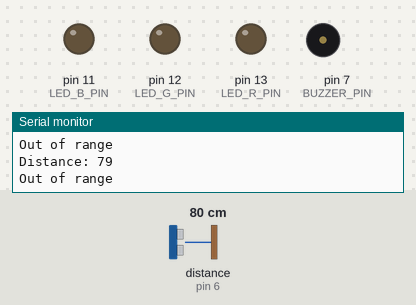
This sketch was run on a simulated Arduino Uno, built with avr-gcc and run on an emulated ATmega328P. On the bench: output pins drawn as LEDs (lit = HIGH), buzzer (waves = sounding), the last lines printed to the serial monitor. Wiring (inferred from the names in the program): ultrasonic range finder: trigger pin 5; echo pin 6. The test bench sets the inputs (shaded band); at power-on: distance to the obstacle (sensor on pin 6) 80 cm. The echo pulse lasts 58.3 µs per cm; pins used as bus, display or sensor lines are not drawn.

Above: at 1.2 s.
1.3 s: distance to the obstacle (sensor on pin 6) set to 35 cm
4.3 s: distance to the obstacle (sensor on pin 6) set to 28 cm
At 4.7 s:
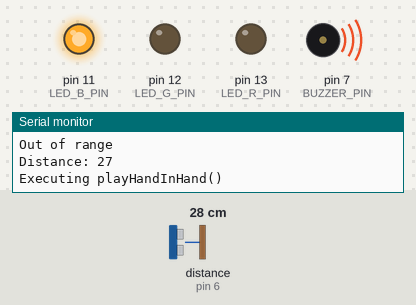
At 10.7 s:
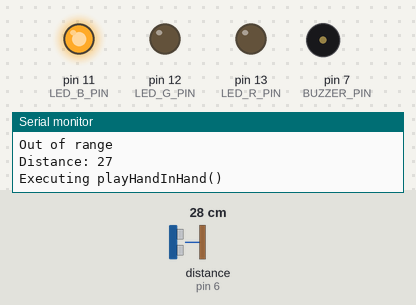
Timing chart, 0 to 13.3 s (numbered marks = the images above; inputs shaded):
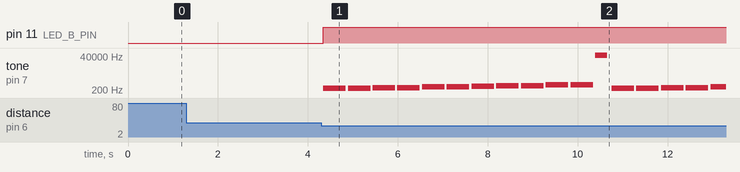

The sketch:

sketch_apr7a.ino
```cpp
#define TRIGGER_PIN 5 //초음파 트리거
#define ECHO_PIN 6 //초음파 에코
#define MAX_DISTANCE 30 // 최대 거리 초음파

#define LED_R_PIN 13 //빨간색
#define LED_G_PIN 12 //초록색
#define LED_B_PIN 11 //파란색

#define BUZZER_PIN 7 //피오조 스피커 핀

void setup() {
  pinMode(LED_R_PIN, OUTPUT);
  pinMode(LED_G_PIN, OUTPUT);
  pinMode(LED_B_PIN, OUTPUT);
  pinMode(BUZZER_PIN, OUTPUT);
  pinMode(TRIGGER_PIN, OUTPUT);
  pinMode(ECHO_PIN, INPUT);
  Serial.begin(9600); //시리얼 모니터 설정
}

void loop() {
  delay(50);

  digitalWrite(TRIGGER_PIN, LOW);
  delayMicroseconds(2);
  digitalWrite(TRIGGER_PIN, HIGH);
  delayMicroseconds(10);
  digitalWrite(TRIGGER_PIN, LOW);

  long duration = pulseIn(ECHO_PIN, HIGH);
  int distance = duration * 0.0344 / 2;

  Serial.print("Distance: ");
  Serial.println(distance);

  if(distance >= 0 && distance <= 10) {
    digitalWrite(LED_R_PIN, HIGH);
    digitalWrite(LED_G_PIN, LOW);
    digitalWrite(LED_B_PIN, LOW);
    Serial.println("Executing playFurElise()");
    playFurElise();
  }
  else if(distance >= 11 && distance <= 20) {
    digitalWrite(LED_R_PIN, LOW);
    digitalWrite(LED_G_PIN, HIGH);
    digitalWrite(LED_B_PIN, LOW);
    Serial.println("Executing playFurElise()");
    playFurElise();
  }
  else if(distance >= 21 && distance <= 30) {
    digitalWrite(LED_R_PIN, LOW);
    digitalWrite(LED_G_PIN, LOW);
    digitalWrite(LED_B_PIN, HIGH);
    Serial.println("Executing playHandInHand()");
    playHandInHand();
  }
  else {
    Serial.println("Out of range");
  }
}

void playWaringTone() {
  tone(BUZZER_PIN, 1000);
  delay(500);
  noTone(BUZZER_PIN);
  delay(500);
  Serial.println("Executing playWaringTone()");
}

void playFurElise() {
  int melody[] = {
    440,440,466,440,523,493,440,466,440,523,493,440,440,466,440,523,493
  };
  int duration[] = {
    500,500,500,500,500,500,500,500,500,500,500,500,500,500,500,500,500
  };

  for(int i = 0; i< 17; i++) {
    tone(BUZZER_PIN, melody[i]);
    delay(duration[i]);
    noTone(BUZZER_PIN);
    delay(50);
  }
  Serial.println("Finished Executing playFurElise()");
}

void playHandInHand() {
  int melody[] = {
    262,262,294,294,330,330,349,392,392,440,440
  };
  int duration[] = {
    500,500,500,500,500,500,500,500,500,500,500
  };

  for(int i = 0; i< 12; i++) {
    tone(BUZZER_PIN, melody[i]);
    delay(duration[i]);
    noTone(BUZZER_PIN);
    delay(50);
  }
  Serial.println("Finished Executing playHandInHand()");
}
```

Measured:
- the behaviour switches between 32 and 31 cm on distance to the obstacle (sensor on pin 6) (found by bisection; images 0 and 1)
- after the input at 4.3 s, pin 11 (LED_B_PIN): LOW → HIGH at once; tone on pin 7 (BUZZER_PIN): plays 262 Hz for 0.50 s, 262 Hz for 0.50 s, 294 Hz for 0.50 s, 294 Hz for 0.50 s, 330 Hz for 0.50 s, 330 Hz for 0.50 s … (17 notes in this stretch), starting at once
